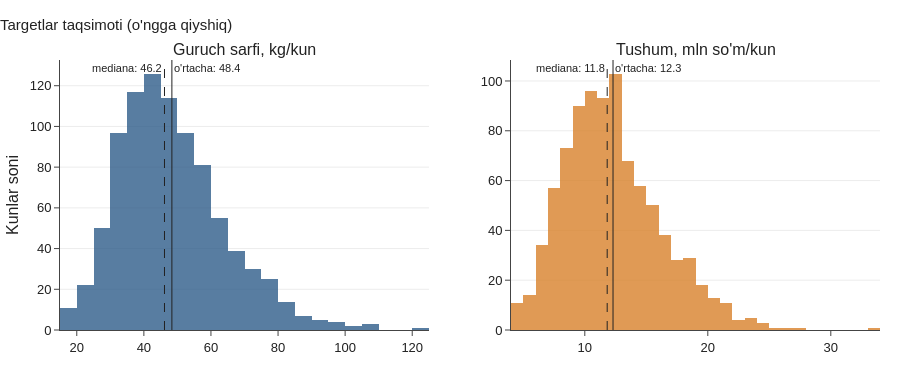

The cell this chart's notebook holds for it:
### Markdown cell above
## 9. Taqsimotlar va mavsumiylik

### Code cell
fig = make_subplots(rows=1, cols=2, subplot_titles=["Guruch sarfi, kg/kun", "Tushum, mln so'm/kun"])
for i, (col, scale, color) in enumerate([("rice_kg", 1, style.BLUE), ("revenue_uzs", 1e6, style.ORANGE)], start=1):
    s = df[col] / scale
    fig.add_histogram(x=s, nbinsx=40, marker_color=color, opacity=0.8, showlegend=False, row=1, col=i)
    for v, dash, label in [(s.mean(), "solid", "o'rtacha"), (s.median(), "dash", "mediana")]:
        fig.add_vline(x=v, line=dict(color="#222", dash=dash, width=1), row=1, col=i,
                      annotation_text=f"{label}: {v:,.1f}", annotation_position="top right" if dash == "solid" else "top left",
                      annotation_font_size=11)
fig.update_yaxes(title_text="Kunlar soni", row=1, col=1)
fig.update_layout(title="Targetlar taqsimoti (o'ngga qiyshiq)", height=380)
style.save(fig, "01_target_hist")

### Figure 1 — Plotly figure (JSON) as saved in the notebook; plotly's stock layout.template omitted (floating-point values rounded to 4 significant figures; data arrays with more than 128 entries replaced by an {"elided": "..."} marker saying what was removed)
{"data": [{"marker": {"color": "#2f5d8a"}, "nbinsx": 40, "opacity": 0.8, "showlegend": false, "type": "histogram", "x": {"elided": "900 float values"}, "xaxis": "x", "yaxis": "y"}, {"marker": {"color": "#d9822b"}, "nbinsx": 40, "opacity": 0.8, "showlegend": false, "type": "histogram", "x": {"elided": "900 float values"}, "xaxis": "x2", "yaxis": "y2"}], "layout": {"annotations": [{"font": {"size": 16}, "showarrow": false, "text": "Guruch sarfi, kg/kun", "x": 0.225, "xanchor": "center", "xref": "paper", "y": 1, "yanchor": "bottom", "yref": "paper"}, {"font": {"size": 16}, "showarrow": false, "text": "Tushum, mln so'm/kun", "x": 0.775, "xanchor": "center", "xref": "paper", "y": 1, "yanchor": "bottom", "yref": "paper"}, {"font": {"size": 11}, "showarrow": false, "text": "o'rtacha: 48.4", "x": 48.35, "xanchor": "left", "xref": "x", "y": 1, "yanchor": "top", "yref": "y domain"}, {"font": {"size": 11}, "showarrow": false, "text": "mediana: 46.2", "x": 46.15, "xanchor": "right", "xref": "x", "y": 1, "yanchor": "top", "yref": "y domain"}, {"font": {"size": 11}, "showarrow": false, "text": "o'rtacha: 12.3", "x": 12.3, "xanchor": "left", "xref": "x2", "y": 1, "yanchor": "top", "yref": "y2 domain"}, {"font": {"size": 11}, "showarrow": false, "text": "mediana: 11.8", "x": 11.82, "xanchor": "right", "xref": "x2", "y": 1, "yanchor": "top", "yref": "y2 domain"}], "height": 380, "shapes": [{"line": {"color": "#222", "dash": "solid", "width": 1}, "type": "line", "x0": 48.35, "x1": 48.35, "xref": "x", "y0": 0, "y1": 1, "yref": "y domain"}, {"line": {"color": "#222", "dash": "dash", "width": 1}, "type": "line", "x0": 46.15, "x1": 46.15, "xref": "x", "y0": 0, "y1": 1, "yref": "y domain"}, {"line": {"color": "#222", "dash": "solid", "width": 1}, "type": "line", "x0": 12.3, "x1": 12.3, "xref": "x2", "y0": 0, "y1": 1, "yref": "y2 domain"}, {"line": {"color": "#222", "dash": "dash", "width": 1}, "type": "line", "x0": 11.82, "x1": 11.82, "xref": "x2", "y0": 0, "y1": 1, "yref": "y2 domain"}], "title": {"text": "Targetlar taqsimoti (o'ngga qiyshiq)"}, "xaxis": {"anchor": "y", "domain": [0, 0.45]}, "xaxis2": {"anchor": "y2", "domain": [0.55, 1]}, "yaxis": {"anchor": "x", "domain": [0, 1], "title": {"text": "Kunlar soni"}}, "yaxis2": {"anchor": "x2", "domain": [0, 1]}}}
